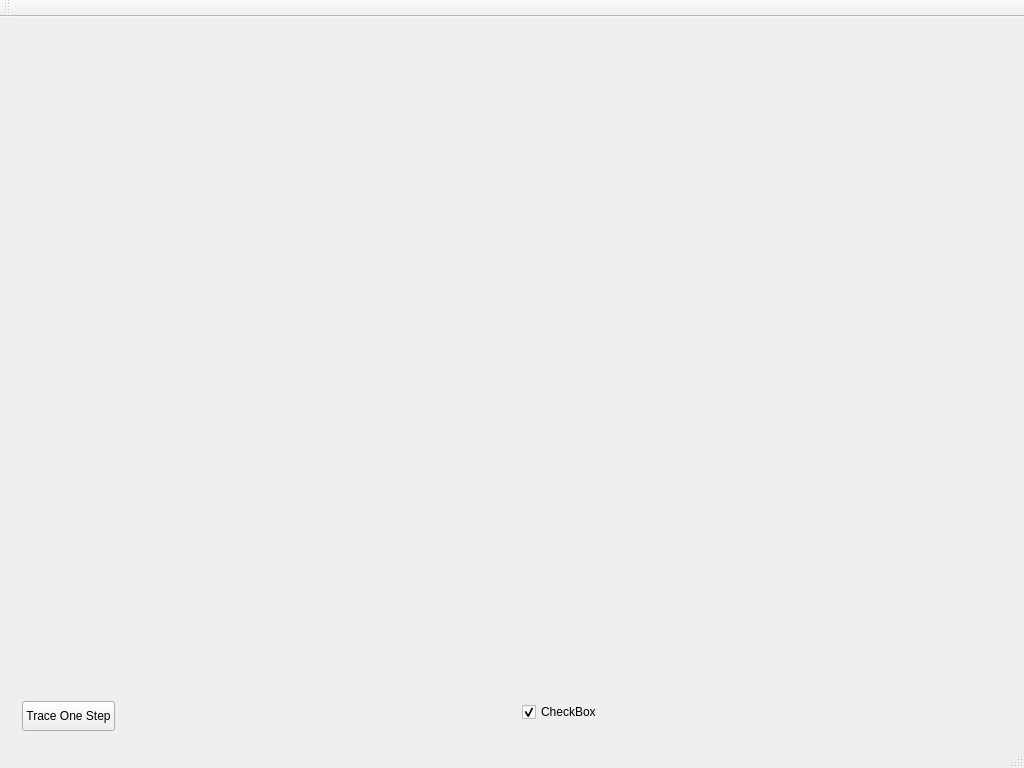
<?xml version="1.0" encoding="UTF-8"?>
<ui version="4.0">
 <class>MainWindow</class>
 <widget class="QMainWindow" name="MainWindow">
  <property name="geometry">
   <rect>
    <x>0</x>
    <y>0</y>
    <width>1024</width>
    <height>768</height>
   </rect>
  </property>
  <property name="windowTitle">
   <string>MainWindow</string>
  </property>
  <widget class="QWidget" name="centralWidget">
   <layout class="QGridLayout" name="gridLayout">
    <item row="0" column="0">
     <widget class="GLContainer" name="widget" native="true"/>
    </item>
    <item row="1" column="0">
     <widget class="QWidget" name="widget_2" native="true">
      <property name="maximumSize">
       <size>
        <width>16777215</width>
        <height>45</height>
       </size>
      </property>
      <layout class="QHBoxLayout" name="horizontalLayout">
       <item>
        <widget class="QPushButton" name="traceOneStepButton">
         <property name="minimumSize">
          <size>
           <width>0</width>
           <height>30</height>
          </size>
         </property>
         <property name="text">
          <string>Trace One Step</string>
         </property>
        </widget>
       </item>
       <item>
        <spacer name="horizontalSpacer">
         <property name="orientation">
          <enum>Qt::Horizontal</enum>
         </property>
         <property name="sizeHint" stdset="0">
          <size>
           <width>40</width>
           <height>20</height>
          </size>
         </property>
        </spacer>
       </item>
       <item>
        <widget class="QCheckBox" name="showGridCB">
         <property name="text">
          <string>CheckBox</string>
         </property>
         <property name="checked">
          <bool>true</bool>
         </property>
        </widget>
       </item>
       <item>
        <spacer name="horizontalSpacer_2">
         <property name="orientation">
          <enum>Qt::Horizontal</enum>
         </property>
         <property name="sizeHint" stdset="0">
          <size>
           <width>40</width>
           <height>20</height>
          </size>
         </property>
        </spacer>
       </item>
      </layout>
     </widget>
    </item>
   </layout>
  </widget>
  <widget class="QMenuBar" name="menuBar">
   <property name="geometry">
    <rect>
     <x>0</x>
     <y>0</y>
     <width>1024</width>
     <height>25</height>
    </rect>
   </property>
  </widget>
  <widget class="QToolBar" name="mainToolBar">
   <attribute name="toolBarArea">
    <enum>TopToolBarArea</enum>
   </attribute>
   <attribute name="toolBarBreak">
    <bool>false</bool>
   </attribute>
  </widget>
  <widget class="QStatusBar" name="statusBar"/>
 </widget>
 <layoutdefault spacing="6" margin="11"/>
 <customwidgets>
  <customwidget>
   <class>GLContainer</class>
   <extends>QWidget</extends>
   <header>GLContainer.h</header>
   <container>1</container>
  </customwidget>
 </customwidgets>
 <resources/>
 <connections/>
</ui>
